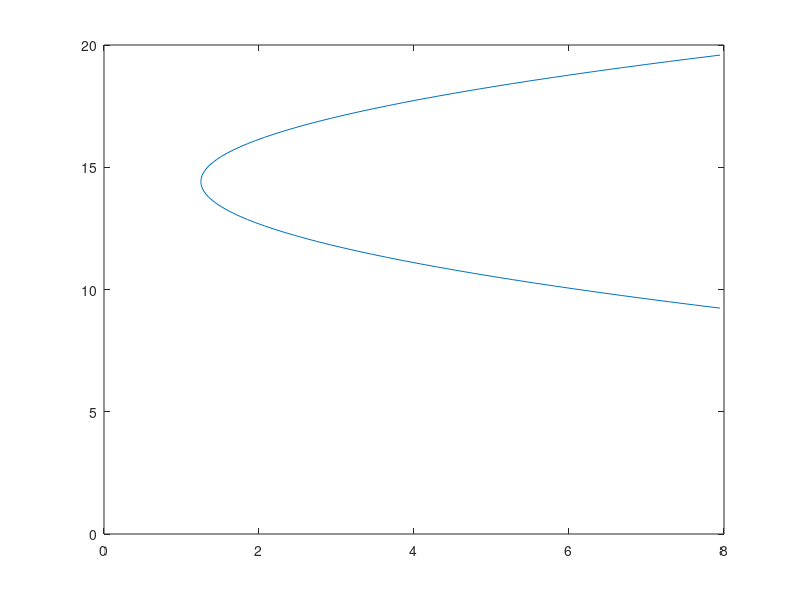

Write the MATLAB code that produced this figure.
% problem 4 - Markowitz
H = [ 2.30 0.93 0.62 0.74 -0.23 ; 0.93 1.40 0.22 0.56 0.26 ; 0.62 0.22 1.80 0.78 -0.27 ; 0.74 0.56 0.78 3.40 -0.56 ;-0.23 0.26 -0.27 -0.56 2.60 ];
returns = [ 15.10 ; 12.50 ; 14.70 ; 9.02 ; 17.68 ];

H = H .* 2;

% Q1
% objective function should minimize risk
% there are two equality constraints, one so that return = 10 and the other
% so the proportions of money invested sum to 1
% covariance matrix is essentially the Hessian matrix and x is the
% vector with the weights in each asset
% if shortsales are not allowed, there's additional inequality constraint
% that all weights must be larger/equal to zero

f = [ 0 ; 0 ; 0 ; 0 ; 0 ];
A = [];
b = [];
Aeq = [ 1 1 1 1 1 ; returns' ];
beq = [ 1 ; 10 ];
lb = [ 0 ; 0 ; 0 ; 0 ; 0 ];
ub = [ 1 ; 1 ; 1 ; 1 ; 1 ];
% Q2
% assuming not shortsales maximum return 17.68 and minimal 9.02

% Q3
%[x,fval,exitflag,output,lambda] = quadprog(H, f, A, b, Aeq, beq, lb, ub);
% R = 10 portfolio
beq = [ 1 ; 17 ];
[x,fval] = quadprog(H, f, A, b, Aeq, beq, lb, ub);
x_17 = x;
fval_17 = fval;

% R = 17
[x,fval] = quadprog(H, f, A, b, Aeq, beq, lb, ub);
x_10 = x;
fval_10 = fval;


% min variance portfolio
Aeq = [ 1 1 1 1 1 ];
beq = 1;
[x,fval] = quadprog(H, f, A, b, Aeq, beq, lb, ub);
x_min = x;
fval_min = fval;

% Q4
% The efficient frontier can be traced out as a combinations of any two
% efficient portfolios

%plot_variances = zeros(21, 1);
plot_variances = [];
%plot_returns = zeros(21, 1);
plot_returns = [];
%i = 0
for alpha = -2:0.05:2
    %i = i+1;
    beta = 1 - alpha;
    xvec = x_17 .* alpha + x_min .* beta;
    
    %plot_returns(i) = returns' * xvec;
    %plot_variances(i) = xvec' * H * xvec;
    
    plot_returns = [plot_returns, returns' * xvec];
    plot_variances = [plot_variances, xvec' * H * xvec];
end

figure();
plot(plot_variances, plot_returns);
xlim([0, 8]);
hold on;

% Q5
H = [ 2.30 0.93 0.62 0.74 -0.23 ; 0.93 1.40 0.22 0.56 0.26 ; 0.62 0.22 1.80 0.78 -0.27 ; 0.74 0.56 0.78 3.40 -0.56 ;-0.23 0.26 -0.27 -0.56 2.60 ];
returns = [ 15.10 ; 12.50 ; 14.70 ; 9.02 ; 17.68 ; 2.0 ];

% add a column and row of zeros to H, representing that the riskfree
% security isn't correlated with any of the previous securities
H = [H, zeros(5,1)];
H = [H ; zeros(1,6)];

f = [ 0 ; 0 ; 0 ; 0 ; 0 ; 0];
lb = [ 0 ; 0 ; 0 ; 0 ; 0 ; 0];
ub = [ 1 ; 1 ; 1 ; 1 ; 1 ; 1];

% Q6

Aeq = [ 1 1 1 1 1 1 ];
beq = 1;
[x,fval] = quadprog(H, f, A, b, Aeq, beq, lb, ub);
x_min_rf = x;
fval_min_rf = fval;


Aeq = [ 1 1 1 1 1 1 ; returns' ];
beq = [ 1 ; 10 ];
[x,fval] = quadprog(H, f, A, b, Aeq, beq, lb, ub);
x_10_rf = x;
fval_10_rf = fval;


plot_variances = [];
%plot_returns = zeros(21, 1);
plot_returns = [];
%i = 0
for alpha = -100:0.05:100
    %i = i+1;
    beta = 1 - alpha;
    xvec = x_10_rf .* alpha + x_min_rf .* beta;
    
    %plot_returns(i) = returns' * xvec;
    %plot_variances(i) = xvec' * H * xvec;
    
    plot_returns = [plot_returns, returns' * xvec];
    plot_variances = [plot_variances, xvec' * H * xvec];
end

plot(plot_variances, plot_returns, 'g');
%xlim([0, 8]);

% Q7
beq = [ 1 ; 15 ];
[x,fval] = quadprog(H, f, A, b, Aeq, beq, lb, ub);
x_15_rf = x;
fval_15_rf = fval;


